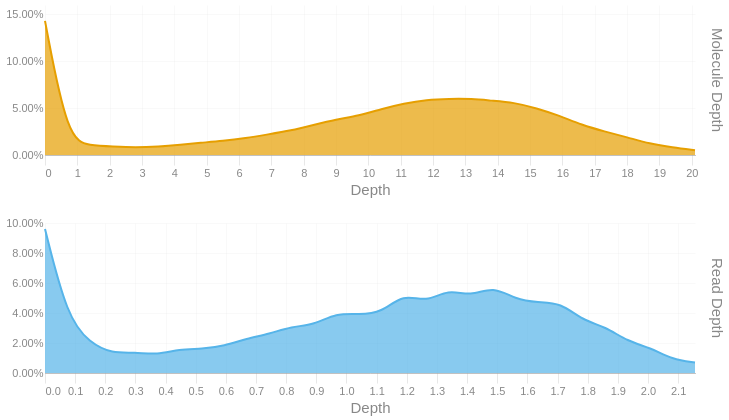

The cell this chart's notebook holds for it:
### Code cell
readdep = depth_hist(tb['Read Depth'], q99, 3)
readdep = readdep.with_columns(pl.lit('Read Depth').alias('Metric'))
if not SKIPLR:
    moldep = depth_hist(tb['Molecule Depth'], mol_q99, 1)
    moldep = moldep.with_columns(pl.lit('Molecule Depth').alias('Metric'))
    _hist = pl.concat([readdep, moldep])
    _hist = _hist.filter(pl.col('Proportion') != 0)
    with SafeRender(_hist):
        (
            alt.Chart(_hist)        
            .mark_area(interpolate = "basis")
            .encode(
                x=alt.X('Bin:Q').scale(domainMin=0).axis(alt.Axis(title='Depth')),
                y = alt.Y('Proportion:Q', title = None).axis(format = '.2%'),
                color = alt.Color('Metric:N').legend(None),
                row = alt.Row("Metric:N").header(title = None, labelOrient = 'right'),
                tooltip = [
                    alt.Tooltip("Metric:N", title = "Metric"),
                    alt.Tooltip('Interval:N', title = "Depth Interval"),
                    alt.Tooltip('Proportion:Q', title = "% Alignments").format('.2%')
                ]
            )
            .resolve_scale(x='independent', y='independent')
            .properties(
                height = 150, width = 650,
                usermeta={'embedOptions': {'downloadFileName': f'{samplename}.depth.hist'}}
            )
        ).display()
else:
    readdep = readdep.filter(pl.col('Proportion') != 0)
    with SafeRender(readdep):
        (
            alt.Chart(readdep)        
            .mark_area(interpolate = "basis")
            .encode(
                x=alt.X('Bin:Q').scale(domainMin=0).axis(alt.Axis(title='Depth')),
                y = alt.Y('Proportion:Q', title = None).axis(format = '.2%'),
                tooltip = [
                    alt.Tooltip('Interval:N', title = "Depth Interval"),
                    alt.Tooltip('Proportion:Q', title = "% Alignments").format('.2%')
                ]
            )
            .properties(
                usermeta={'embedOptions': {'downloadFileName': f'{samplename}.depth.hist'}}
            )
        ).display()

### Figure 1 — Vega-Lite specification as saved in the notebook (floating-point values rounded to 4 significant figures)
{"width": 650, "height": 150, "config": {"title": {"anchor": "start", "dy": -15, "fontSize": 18, "color": "#888888", "subtitleColor": "#888888", "subtitleFontSize": 14}, "arc": {"fill": "#0072B2"}, "axis": {"domainColor": "#888888", "domainWidth": 0.5, "gridWidth": 0.2, "grid": false, "titleFontWeight": 400, "titleFontSize": 15, "labelFontSize": 11, "labelColor": "#888888", "tickColor": "#888888", "tickWidth": 0.2, "titleColor": "#888888"}, "axisBand": {"grid": false}, "axisX": {"grid": true, "tickSize": 10, "domainCap": "round"}, "axisY": {"domain": false, "grid": true, "tickSize": 0, "domainCap": "round"}, "background": "transparent", "header": {"labelFontSize": 15, "labelColor": "#888888", "titleFontSize": 15, "titleFontWeight": 600, "titleColor": "#888888"}, "legend": {"labelFont": "sans-serif", "labelFontSize": 12, "labelColor": "#888888", "symbolSize": 100, "symbolType": "circle", "titleFontSize": 12, "titlePadding": 10, "titleColor": "#888888", "title": null}, "range": {"category": ["#E69F00", "#56B4E9", "#009E73", "#F0E442", "#0072B2", "#D55E00", "#CC79A7", "#000000"], "diverging": ["#cfe8f3", "#a2d4ec", "#73bfe2", "#46abdb", "#1696d2", "#12719e"]}, "area": {"fill": "#0072B2", "fillOpacity": 0.7, "line": true, "strokeOpacity": 0.7}, "line": {"color": "#0072B2", "stroke": "#0072B2", "strokeWidth": 2}, "trail": {"color": "#0072B2", "stroke": "#0072B2", "strokeWidth": 0, "size": 1}, "point": {"filled": true, "fillOpacity": 1.0, "size": 95}, "text": {"color": "#888888", "fontSize": 11, "align": "right", "fontWeight": 400, "size": 11}, "bar": {"fill": "#0072B2", "stroke": null}, "view": {"stroke": null, "continuousWidth": 660, "continuousHeight": 400}}, "data": {"name": "data-80f7fb2f2b9bde4d0772f9bb358d19ec"}, "mark": {"type": "area", "interpolate": "basis"}, "encoding": {"color": {"field": "Metric", "legend": null, "type": "nominal"}, "row": {"field": "Metric", "header": {"title": null, "labelOrient": "right"}, "type": "nominal"}, "tooltip": [{"field": "Metric", "title": "Metric", "type": "nominal"}, {"field": "Interval", "title": "Depth Interval", "type": "nominal"}, {"field": "Proportion", "format": ".2%", "title": "% Alignments", "type": "quantitative"}], "x": {"axis": {"title": "Depth"}, "field": "Bin", "scale": {"domainMin": 0}, "type": "quantitative"}, "y": {"axis": {"format": ".2%"}, "field": "Proportion", "title": null, "type": "quantitative"}}, "resolve": {"scale": {"x": "independent", "y": "independent"}}, "usermeta": {"embedOptions": {"downloadFileName": "TF26LRJL0095_50B_H_10484332_23Y22YLT4_L7.depth.hist"}}, "$schema": "https://vega.github.io/schema/vega-lite/v6.4.1.json", "datasets": {"data-80f7fb2f2b9bde4d0772f9bb358d19ec": [{"Bin": 0.0, "Interval": "0.0-0.074", "Proportion": 0.096, "Metric": "Read Depth"}, {"Bin": 0.074, "Interval": "0.074-0.149", "Proportion": 0.037, "Metric": "Read Depth"}, {"Bin": 0.149, "Interval": "0.149-0.223", "Proportion": 0.02, "Metric": "Read Depth"}, {"Bin": 0.223, "Interval": "0.223-0.297", "Proportion": 0.013, "Metric": "Read Depth"}, {"Bin": 0.297, "Interval": "0.297-0.372", "Proportion": 0.014, "Metric": "Read Depth"}, {"Bin": 0.372, "Interval": "0.372-0.446", "Proportion": 0.012, "Metric": "Read Depth"}, {"Bin": 0.446, "Interval": "0.446-0.52", "Proportion": 0.016, "Metric": "Read Depth"}, {"Bin": 0.52, "Interval": "0.52-0.595", "Proportion": 0.016, "Metric": "Read Depth"}, {"Bin": 0.595, "Interval": "0.595-0.669", "Proportion": 0.018, "Metric": "Read Depth"}, {"Bin": 0.669, "Interval": "0.669-0.743", "Proportion": 0.023, "Metric": "Read Depth"}, {"Bin": 0.743, "Interval": "0.743-0.818", "Proportion": 0.026, "Metric": "Read Depth"}, {"Bin": 0.818, "Interval": "0.818-0.892", "Proportion": 0.031, "Metric": "Read Depth"}, {"Bin": 0.892, "Interval": "0.892-0.966", "Proportion": 0.032, "Metric": "Read Depth"}, {"Bin": 0.966, "Interval": "0.966-1.041", "Proportion": 0.04, "Metric": "Read Depth"}, {"Bin": 1.041, "Interval": "1.041-1.115", "Proportion": 0.039, "Metric": "Read Depth"}, {"Bin": 1.115, "Interval": "1.115-1.189", "Proportion": 0.04, "Metric": "Read Depth"}, {"Bin": 1.189, "Interval": "1.189-1.264", "Proportion": 0.053, "Metric": "Read Depth"}, {"Bin": 1.264, "Interval": "1.264-1.338", "Proportion": 0.047, "Metric": "Read Depth"}, {"Bin": 1.338, "Interval": "1.338-1.412", "Proportion": 0.056, "Metric": "Read Depth"}, {"Bin": 1.412, "Interval": "1.412-1.487", "Proportion": 0.051, "Metric": "Read Depth"}, {"Bin": 1.487, "Interval": "1.487-1.561", "Proportion": 0.058, "Metric": "Read Depth"}, {"Bin": 1.561, "Interval": "1.561-1.635", "Proportion": 0.049, "Metric": "Read Depth"}, {"Bin": 1.635, "Interval": "1.635-1.71", "Proportion": 0.047, "Metric": "Read Depth"}, {"Bin": 1.71, "Interval": "1.71-1.784", "Proportion": 0.047, "Metric": "Read Depth"}, {"Bin": 1.784, "Interval": "1.784-1.858", "Proportion": 0.035, "Metric": "Read Depth"}, {"Bin": 1.858, "Interval": "1.858-1.933", "Proportion": 0.031, "Metric": "Read Depth"}, {"Bin": 1.933, "Interval": "1.933-2.007", "Proportion": 0.021, "Metric": "Read Depth"}, {"Bin": 2.007, "Interval": "2.007-2.081", "Proportion": 0.017, "Metric": "Read Depth"}, {"Bin": 2.081, "Interval": "2.081-2.156", "Proportion": 0.009, "Metric": "Read Depth"}, {"Bin": 2.156, "Interval": "2.156-2.23", "Proportion": 0.007, "Metric": "Read Depth"}, {"Bin": 0.0, "Interval": "0.0-0.7", "Proportion": 0.143, "Metric": "Molecule Depth"}, {"Bin": 0.7, "Interval": "0.7-1.4", "Proportion": 0.016, "Metric": "Molecule Depth"}, {"Bin": 1.4, "Interval": "1.4-2.1", "Proportion": 0.01, "Metric": "Molecule Depth"}, {"Bin": 2.1, "Interval": "2.1-2.8", "Proportion": 0.009, "Metric": "Molecule Depth"}, {"Bin": 2.8, "Interval": "2.8-3.5", "Proportion": 0.008, "Metric": "Molecule Depth"}, {"Bin": 3.5, "Interval": "3.5-4.2", "Proportion": 0.009, "Metric": "Molecule Depth"}, {"Bin": 4.2, "Interval": "4.2-4.8", "Proportion": 0.011, "Metric": "Molecule Depth"}, {"Bin": 4.8, "Interval": "4.8-5.5", "Proportion": 0.013, "Metric": "Molecule Depth"}, {"Bin": 5.5, "Interval": "5.5-6.2", "Proportion": 0.015, "Metric": "Molecule Depth"}, {"Bin": 6.2, "Interval": "6.2-6.9", "Proportion": 0.018, "Metric": "Molecule Depth"}, {"Bin": 6.9, "Interval": "6.9-7.6", "Proportion": 0.022, "Metric": "Molecule Depth"}, {"Bin": 7.6, "Interval": "7.6-8.3", "Proportion": 0.026, "Metric": "Molecule Depth"}, {"Bin": 8.3, "Interval": "8.3-9.0", "Proportion": 0.032, "Metric": "Molecule Depth"}, {"Bin": 9.0, "Interval": "9.0-9.7", "Proportion": 0.038, "Metric": "Molecule Depth"}, {"Bin": 9.7, "Interval": "9.7-10.4", "Proportion": 0.042, "Metric": "Molecule Depth"}, {"Bin": 10.4, "Interval": "10.4-11.1", "Proportion": 0.049, "Metric": "Molecule Depth"}, {"Bin": 11.1, "Interval": "11.1-11.8", "Proportion": 0.055, "Metric": "Molecule Depth"}, {"Bin": 11.8, "Interval": "11.8-12.5", "Proportion": 0.059, "Metric": "Molecule Depth"}, {"Bin": 12.5, "Interval": "12.5-13.2", "Proportion": 0.06, "Metric": "Molecule Depth"}, {"Bin": 13.2, "Interval": "13.2-13.8", "Proportion": 0.06, "Metric": "Molecule Depth"}, {"Bin": 13.8, "Interval": "13.8-14.5", "Proportion": 0.058, "Metric": "Molecule Depth"}, {"Bin": 14.5, "Interval": "14.5-15.2", "Proportion": 0.056, "Metric": "Molecule Depth"}, {"Bin": 15.2, "Interval": "15.2-15.9", "Proportion": 0.05, "Metric": "Molecule Depth"}, {"Bin": 15.9, "Interval": "15.9-16.6", "Proportion": 0.042, "Metric": "Molecule Depth"}, {"Bin": 16.6, "Interval": "16.6-17.3", "Proportion": 0.032, "Metric": "Molecule Depth"}, {"Bin": 17.3, "Interval": "17.3-18.0", "Proportion": 0.025, "Metric": "Molecule Depth"}, {"Bin": 18.0, "Interval": "18.0-18.7", "Proportion": 0.019, "Metric": "Molecule Depth"}, {"Bin": 18.7, "Interval": "18.7-19.4", "Proportion": 0.012, "Metric": "Molecule Depth"}, {"Bin": 19.4, "Interval": "19.4-20.1", "Proportion": 0.008, "Metric": "Molecule Depth"}, {"Bin": 20.1, "Interval": "20.1-20.77", "Proportion": 0.005, "Metric": "Molecule Depth"}]}}
